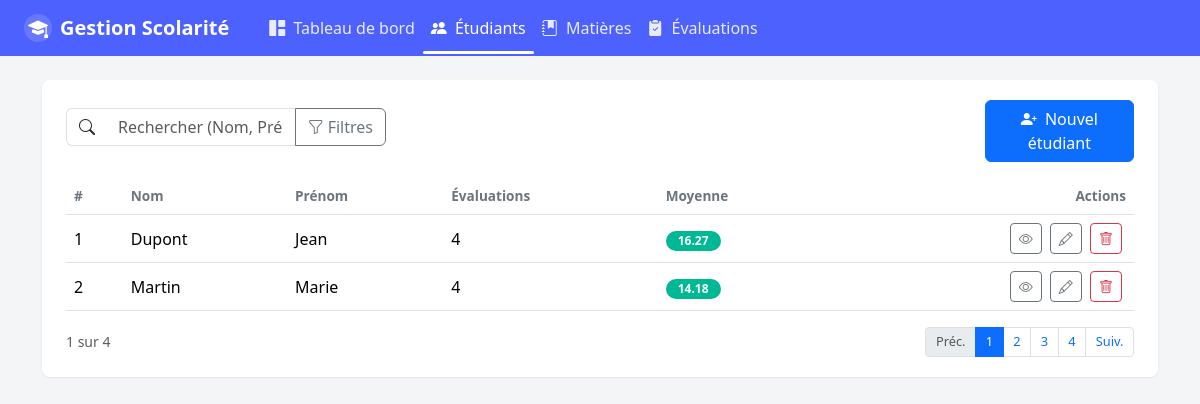
The app's page /index.php?action=Etudiant with its own data.
### tables this page shows
CREATE TABLE ETUDIANT (
  NEtudiant INT PRIMARY KEY AUTO_INCREMENT,
  Nom VARCHAR(100) NOT NULL,
  Prenom VARCHAR(100) NOT NULL
);

### controlleurs/etudiantControlleur.php (called while the page is built, shortened)
<?php
require_once "./models/etudiantModel.php";
class EtudiantControlleur{
  public static function lister(){
    $recherche = trim($_GET['recherche'] ?? "");
    $pageCourante = isset($_GET['page']) ? (int)$_GET['page'] : 1;
    $parPage = 2;
    if($recherche !== ''){
      $totalElements = EtudiantModel::countAll($recherche);
      $totalPages = ceil($totalElements / $parPage);
      $pageCourante = max(1, min($totalPages, $pageCourante));
      $offset = ($pageCourante - 1) * $parPage;
      $data = EtudiantModel::lister($recherche, $offset, $parPage);
    }else{
      $totalElements = EtudiantModel::countAll();
      $totalPages = ceil($totalElements / $parPage);
      $pageCourante = max(1, min($totalPages, $pageCourante));
      $offset = ($pageCourante - 1) * $parPage;
      $data = EtudiantModel::lister($recherche = '', $offset, $parPage);
    }
    include "./vues/Etudiants/index.php";
  }
}

### models/etudiantModel.php (called while the page is built, shortened)
<?php
class EtudiantModel{
  public static function lister($recherche = '', $offset = 0, $limit = 10) {
    $conn = Gestionscolarite::connect();
    $requete =
    "SELECT et.NEtudiant, et.Nom, et.Prenom,
      COUNT(m.CodeMat) AS NombreEvaluation,
      SUM(ev.Note * m.CoeffMat) AS AditionProduit,
      SUM(m.CoeffMat) AS AditionCoef
    FROM etudiant et
    JOIN evaluer ev
      ON et.NEtudiant = ev.NEtudiant
    JOIN matiere m
      ON m.CodeMat = ev.CodeMat";
    $requete .= " GROUP BY et.NEtudiant LIMIT :offset, :limit";
    try {
      $stmt = $conn->prepare($requete);
      $stmt->bindValue(':offset', (int)$offset, PDO::PARAM_INT);
      $stmt->bindValue(':limit', (int)$limit, PDO::PARAM_INT);
      $stmt->execute();
      return $stmt->fetchAll();
    } catch (PDOException $e) {
        echo "Erreur SQL : " . $e->getMessage();
        return [];
    }
  }
  public static function countAll($param="") {
    $conn = Gestionscolarite::connect();
    $requete = "SELECT COUNT(DISTINCT ev.NEtudiant) FROM evaluer ev";
    return (int)$conn->query($requete)->fetchColumn();
  }
}

### vues/Etudiants/Liste.php (the view, shortened to what this page needs)
<div class="table-responsive">
            <table class="table align-middle mb-2">
              <thead>
                <tr>
                  <th>#</th>
                  <th>Nom</th>
                  <th>Prénom</th>
                  <th>Évaluations</th>
                  <th>Moyenne</th>
                  <th class="text-end">Actions</th>
                </tr>
              </thead>
              <tbody>
                <?php foreach($data as $value): ?>
                <tr>
                  <td><?= htmlspecialchars($value['NEtudiant']) ?></td>
                  <td><?= htmlspecialchars($value['Nom']) ?></td>
                  <td><?= htmlspecialchars($value['Prenom']) ?></td>
                  <td><?= htmlspecialchars($value['NombreEvaluation']) ?></td>
                  <td>
                    <span class="badge badge-pill badge-avg-good">
                      <?= number_format(($value['AditionProduit'] / $value['AditionCoef']), 2) ?>
                    </span>
                  </td>
                  <td class="text-end actions">
                    <button class="btn btn-sm btn-outline-secondary me-1">
                      <i class="bi bi-eye"></i>
                    </button>
                    <button
                    class="btn btn-sm btn-outline-secondary me-1 btn-modifier" data-bs-toggle="modal"
                    data-bs-target="#modifier-modal"
                    data-id="<?= htmlspecialchars($value['NEtudiant']) ?>"
                    data-nom="<?= htmlspecialchars($value['Nom']) ?>"
                    data-prenom="<?= htmlspecialchars($value['Prenom']) ?>">
                    <i class="bi bi-pencil"></i>
                  </button>
                  <form method="post" action="index.php?action=SupprimerEtudiant" style="display:inline;">
                    <button
                      type="submit"
                      onclick="return confirm('Voulez-vous vraiment supprimer cet étudiant ?')"
                      class="btn btn-sm btn-outline-danger me-1">
                        <i class="bi bi-trash"></i>
                      </button>
                  </form>
                  </td>
                </tr>
                <?php endforeach;?>
              </tbody>
            </table>
          </div>
          <div class="d-flex justify-content-between align-items-center mt-2">
            <small class="text-muted">
              <?= $pageCourante ?> sur <?= $totalPages ?>
            </small>
            <nav>
              <ul class="pagination pagination-sm mb-0">
                <li class="page-item <?= ($pageCourante <= 1) ? 'disabled' : '' ?>">
                  <a class="page-link" href="index.php?action=Etudiant&page=<?= $pageCourante - 1 ?>">
                    Préc.
                  </a>
                </li>
                <?php for ($i = 1; $i <= $totalPages; $i++): ?>
                <li class="page-item <?= ($i == $pageCourante) ? 'active' : '' ?>">
                  <a class="page-link" href="index.php?action=Etudiant&page=<?= $i ?>">
                    <?= $i ?>
                  </a>
                </li>
              <?php endfor; ?>
                <li class="page-item <?= ($pageCourante >= $totalPages) ? 'disabled' : '' ?>">
                  <a class="page-link" href="index.php?action=Etudiant&page=<?= $pageCourante + 1 ?>">
                    Suiv.
                  </a>
                </li>
              </ul>
            </nav>
          </div>
        </div>
      </section>

### assets/CSS/styles.css (style rules this page uses)
body { background-color: #f4f5f7; font-family: system-ui, -apple-system, "Segoe UI", Roboto, sans-serif; }
.badge-pill { border-radius: 999px; padding: .25rem .75rem; font-size: .75rem; font-weight: 600; }
.badge-avg-good { background-color: #00b894; color: #fff; }
.actions i { cursor: pointer; }
.table thead th { font-size: .85rem; color: #6c757d; text-transform: none; }
.pagination .page-link { padding: .25rem .6rem; font-size: .8rem; }

### records on screen
etudiant: NEtudiant "1", Nom "Dupont", Prenom "Jean", NombreEvaluation "4", AditionCoef "16.27"
etudiant: NEtudiant "2", Nom "Martin", Prenom "Marie", NombreEvaluation "4", AditionCoef "14.18"

### other values on screen
$pageCourante "1"
$totalPages "4"
